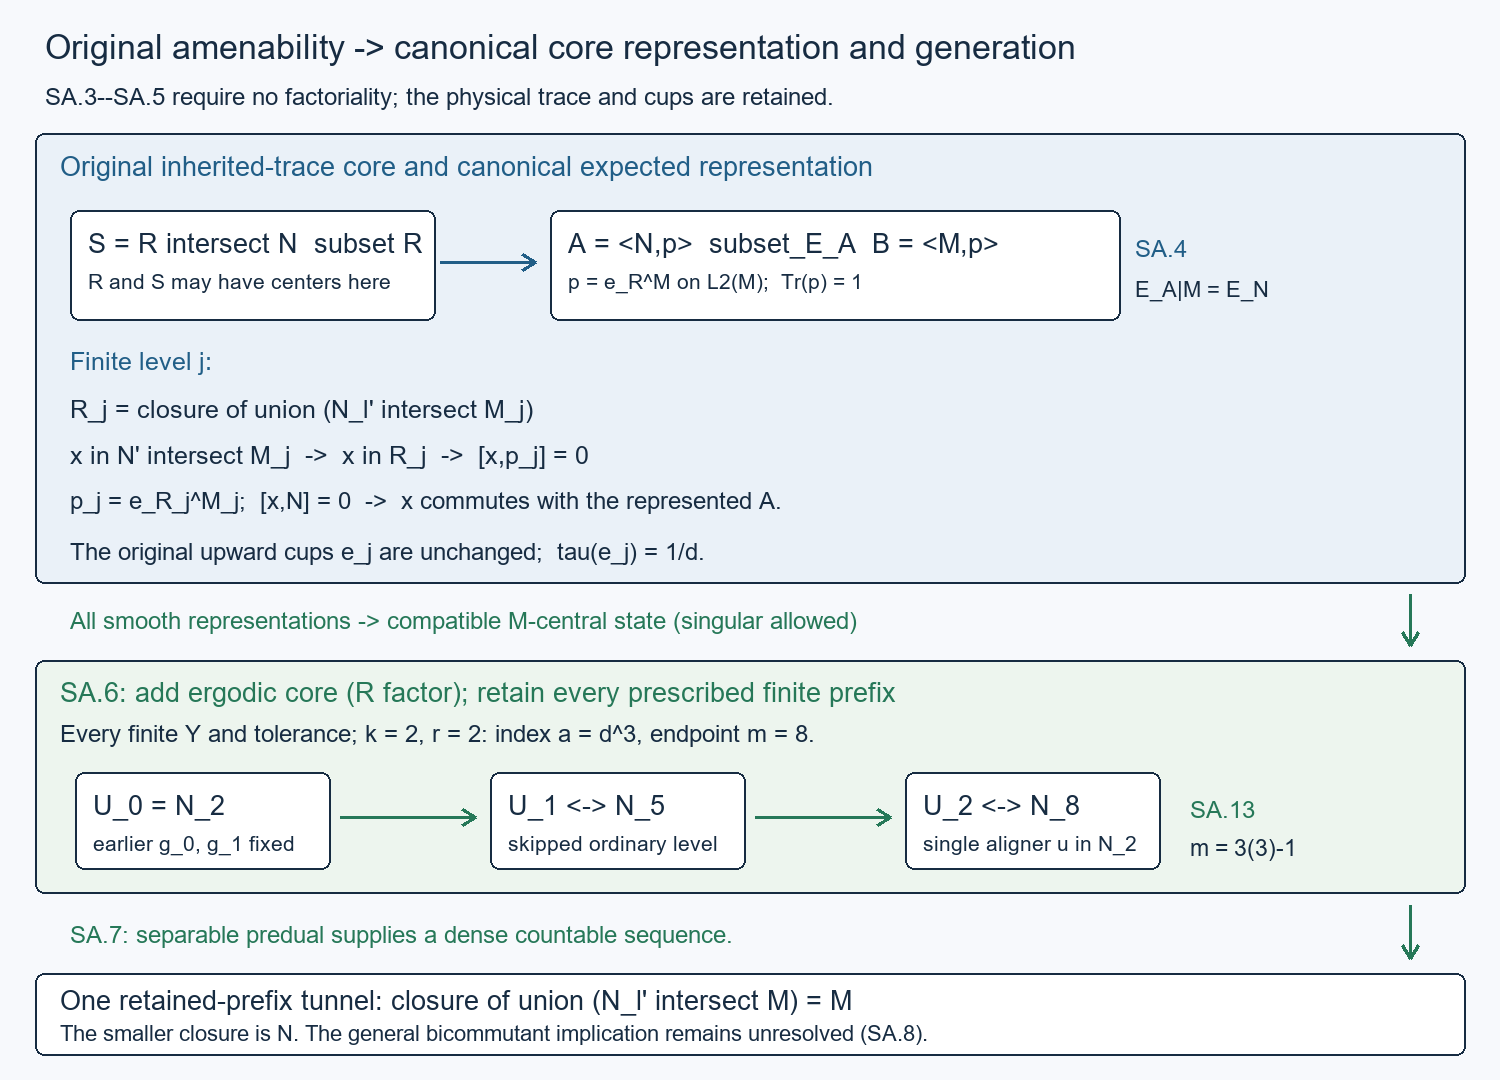

Here is the Python script that generated this plot:
"""CC0 exact schematic for SA.1--SA.7; SVG is dependency-free.

Run python strong-amenability-transfer-v25.py to create SVG and PNG. PNG rendering uses Pillow.
Run python strong-amenability-transfer-v25.py --svg-only for the portable standard-library SVG route.
Coordinates are display coordinates, not algebraic metric/area data.
"""
from pathlib import Path
from html import escape
import sys

HERE=Path(__file__).resolve().parent
W,H=1500,1080
BG='#f7f9fc'; INK='#172c42'; BLUE='#215e87'; GREEN='#267858'
commands=[]
def rect(x,y,w,h,fill,outline=INK): commands.append(('rect',(x,y,w,h,fill,outline)))
def text(x,y,t,size=25,color=INK): commands.append(('text',(x,y,t,size,color)))
def line(x1,y1,x2,y2,color=INK,width=3): commands.append(('line',(x1,y1,x2,y2,color,width)))
def arrow(x1,y1,x2,y2,color=INK):
    line(x1,y1,x2,y2,color)
    if x1==x2:
        line(x2,y2,x2-8,y2-13,color); line(x2,y2,x2+8,y2-13,color)
    else:
        line(x2,y2,x2-13,y2-8,color); line(x2,y2,x2-13,y2+8,color)
def node(x,y,w,h,title,sub,color='#ffffff'):
    rect(x,y,w,h,color)
    text(x+18,y+18,title,27)
    text(x+18,y+59,sub,21)

text(45,28,'Original amenability -> canonical core representation and generation',34)
text(45,83,'SA.3--SA.5 require no factoriality; the physical trace and cups are retained.',24)
rect(35,133,1430,450,'#eaf1f8')
text(60,151,'Original inherited-trace core and canonical expected representation',27,BLUE)
node(70,210,365,110,'S = R intersect N  subset R','R and S may have centers here')
arrow(440,262,535,262,BLUE)
node(550,210,570,110,'A = <N,p>  subset_E_A  B = <M,p>','p = e_R^M on L2(M);  Tr(p) = 1')
text(1135,235,'SA.4',24,BLUE)
text(1135,277,'E_A|M = E_N',22)
text(70,347,'Finite level j:',25,BLUE)
text(70,395,"R_j = closure of union (N_l' intersect M_j)",25)
text(70,441,"x in N' intersect M_j  ->  x in R_j  ->  [x,p_j] = 0",25)
text(70,487,'p_j = e_R_j^M_j;  [x,N] = 0  ->  x commutes with the represented A.',24)
text(70,538,'The original upward cups e_j are unchanged;  tau(e_j) = 1/d.',24)

arrow(1410,594,1410,645,GREEN)
text(70,607,'All smooth representations -> compatible M-central state (singular allowed)',24,GREEN)
rect(35,660,1430,233,'#edf5ee')
text(60,677,'SA.6: add ergodic core (R factor); retain every prescribed finite prefix',27,GREEN)
text(60,720,'Every finite Y and tolerance; k = 2, r = 2: index a = d^3, endpoint m = 8.',24)
node(75,772,255,97,'U_0 = N_2','earlier g_0, g_1 fixed')
arrow(340,817,475,817,GREEN)
node(490,772,255,97,'U_1 <-> N_5','skipped ordinary level')
arrow(755,817,890,817,GREEN)
node(905,772,255,97,'U_2 <-> N_8','single aligner u in N_2')
text(1190,796,'SA.13',24,GREEN)
text(1190,835,'m = 3(3)-1',23)

arrow(1410,905,1410,958,GREEN)
text(70,921,'SA.7: separable predual supplies a dense countable sequence.',24,GREEN)
rect(35,973,1430,82,'#ffffff')
text(60,985,"One retained-prefix tunnel: closure of union (N_l' intersect M) = M",27)
text(60,1021,'The smaller closure is N. The general bicommutant implication remains unresolved (SA.8).',22)

svg=[f'<svg xmlns="http://www.w3.org/2000/svg" width="{W}" height="{H}" viewBox="0 0 {W} {H}">',
 '<title>Exact strong-amenability transfer, SA.1 through SA.7</title>',
 '<desc>Algebra boxes are schematic. The core projection has canonical trace one; physical cups have normalized trace one over d. The countable generating conclusion requires separable predual.</desc>',
 f'<rect width="{W}" height="{H}" fill="{BG}"/>']
for typ,arg in commands:
    if typ=='rect':
        x,y,w,h,fill,outline=arg
        svg.append(f'<rect x="{x}" y="{y}" width="{w}" height="{h}" rx="9" fill="{fill}" stroke="{outline}" stroke-width="2"/>')
    elif typ=='line':
        x1,y1,x2,y2,color,width=arg
        svg.append(f'<line x1="{x1}" y1="{y1}" x2="{x2}" y2="{y2}" stroke="{color}" stroke-width="{width}"/>')
    else:
        x,y,t,size,color=arg
        svg.append(f'<text x="{x}" y="{y+size}" font-family="Arial,DejaVu Sans,sans-serif" font-size="{size}" fill="{color}">{escape(t)}</text>')
svg.append('</svg>')
(HERE/'strong-amenability-transfer-v25.svg').write_text('\n'.join(svg)+'\n',encoding='utf-8')
if '--svg-only' in sys.argv:
    print('SVG created; PNG deliberately skipped.'); raise SystemExit
from PIL import Image,ImageDraw,ImageFont
fonts=['C:/Windows/Fonts/arial.ttf','/usr/share/fonts/truetype/dejavu/DejaVuSans.ttf']
def font(size):
    for f in fonts:
        if Path(f).exists(): return ImageFont.truetype(f,size)
    try: return ImageFont.truetype('DejaVuSans.ttf',size)
    except OSError: return ImageFont.load_default(size=size)
im=Image.new('RGB',(W,H),BG); draw=ImageDraw.Draw(im)
for typ,arg in commands:
    if typ=='rect':
        x,y,w,h,fill,outline=arg
        draw.rounded_rectangle((x,y,x+w,y+h),radius=9,fill=fill,outline=outline,width=2)
    elif typ=='line':
        x1,y1,x2,y2,color,width=arg
        draw.line((x1,y1,x2,y2),fill=color,width=width)
    else:
        x,y,t,size,color=arg
        draw.text((x,y),t,font=font(size),fill=color)
im.save(HERE/'strong-amenability-transfer-v25.png')
print('SVG and PNG created: SA.1--SA.7, 1500 x 1080.')
